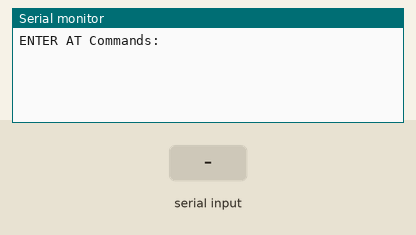
The sketch below on a simulated Arduino Uno, built with avr-gcc and run on an emulated ATmega328P. On the bench: the last lines printed to the serial monitor. The inputs (shaded band) are chosen by the test bench.

Above: at 1.2 s.
1.3 s: "1" received over the second serial link
At 2.0 s:
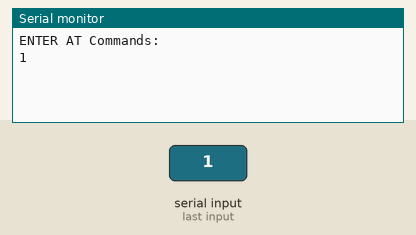
2.8 s: "0" received over the second serial link
At 3.1 s:
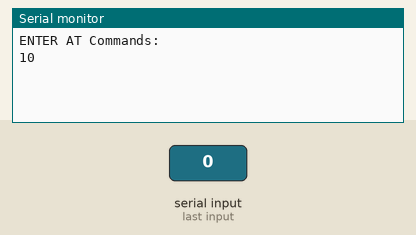

The sketch:

AT_command_Arduino.ino
```cpp
#include <SoftwareSerial.h>

SoftwareSerial hc06(10,11);

void setup(){
  Serial.begin(115200);
  Serial.println("ENTER AT Commands:");
  hc06.begin(115200);
  }

void loop(){
  // Keep reading from HC-05 and send to Arduino Serial Monitor
  if (hc06.available()){
  Serial.write(hc06.read());
  }
  // Keep reading from Arduino Serial Monitor and send to  HC-05
  if (Serial.available()){
  hc06.write(Serial.read());
  }
}
```

Measured:
- after the input at 1.3 s, the serial monitor: prints a new line at once (image 1)
- after the input at 2.8 s, the serial monitor: prints a new line at once (image 2)
